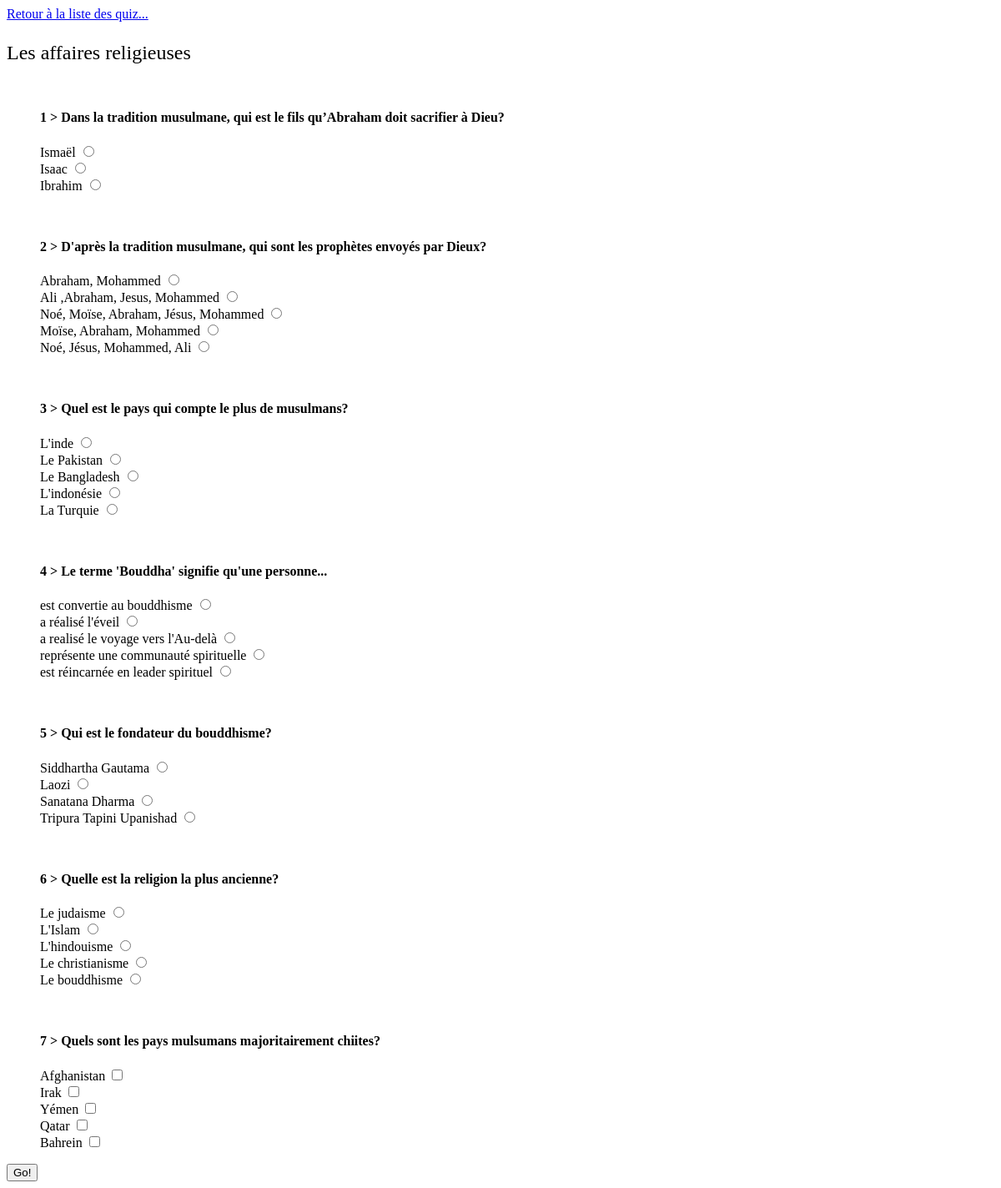
Page /quizz_details/controller/quiz_details_c.php?quizId=2 (signed in) on the committed database.
### tables this page shows
CREATE TABLE IF NOT EXISTS `questions` (
  `question_id` smallint(5) unsigned NOT NULL AUTO_INCREMENT,
  `quiz_id` smallint(5) unsigned NOT NULL,
  `question` text NOT NULL,
  `multiple_answers` char(1) NOT NULL DEFAULT 'N',
  `digits` char(1) DEFAULT 'N',
  `ordered` char(1) DEFAULT 'N',
  `creation_date` datetime NOT NULL,
  PRIMARY KEY (`question_id`),
  UNIQUE KEY `ind_question` (`question`(150)),
  KEY `fk_q_quiz_id` (`quiz_id`),
  FULLTEXT KEY `ind_search_question` (`question`)
);

### quizz_details/model/quiz_details_m.php (called while the page is built, shortened)
<?php
function quiz($quizId) {
    global $bdd;
    $data = $bdd->prepare('SELECT quiz_id, quiz FROM v_quiz_details
                            WHERE quiz_id = :quizId;');
    $data->bindParam(':quizId', $quizId, PDO::PARAM_INT);
    $data->execute();
    return $data->fetch();
}
function question($quizId) {
    global $bdd;
    $data = $bdd->prepare('SELECT DISTINCT question_id, question, multiple_answers, q_digit, q_order FROM v_quiz_details
                            WHERE quiz_id = :quizId;');
    $data->bindParam(':quizId', $quizId, PDO::PARAM_INT);
    $data->execute();
    return $data->fetchAll();
}
function answer($quizId) {
    global $bdd;
    $data = $bdd->prepare('SELECT DISTINCT question_id, answer_id, answer FROM v_quiz_details
                            WHERE quiz_id = :quizId;');
    $data->bindParam(':quizId', $quizId, PDO::PARAM_INT);
    $data->execute();
    return $data->fetchAll();
}

### quizz_details/view/quiz_details_questions.php (the view)
    <?php if($questions['multiple_answers'] == 'N' && $questions['q_digit'] == 'N' && $questions['q_order'] == 'N') { ?>
<input type="radio" name="resultRadio[<?php echo $questions['question_id'];?>]" value="<?php echo $answers['answer_id'];?>">
    <?php } elseif ($questions['q_digit'] == 'N' && $questions['q_order'] == 'N') {?>
<input type="checkbox" name="resultCheckbox[<?php echo $answers['answer_id'];?>]" value="<?php echo $questions['question_id'];?>">
    <?php } elseif ($questions['q_digit'] == 'Y' && $questions['q_order'] == 'N') {?>
<input type="text" name="resultDigits[<?php echo $answers['answer_id'].'-'.$questions['question_id'];?>]">
    <?php } elseif ($questions['q_digit'] == 'N' && $questions['q_order'] == 'Y') {?>
<input type="number" name="resultOrdered[<?php echo $answers['answer_id'].'-'.$questions['question_id'];?>]" min="1">
    <?php }?>

### quizz_details/view/quiz_details.php (shortened to what this page needs)
<!DOCTYPE html>
<html lang="fr">
    <head>
    </head>
    <body>
        <nav>
            <a href="../../quizzes_list/controller/quizzes_list_c.php">Retour à la liste des quiz...</a>
        </nav>
        <header id="quiz">
        <?php echo $quiz['quiz'];?><br>
        </header>
        <section>
            <form method="post">
        <?php
        foreach ($question as $questions) {?>
                <ul class="<?php echo 'q'.$questions['question_id'];?>">
        <?php echo '<br>'.'<h4>'.(($nbTotQuestions+1)-($nbQuestions--)).' > '.$questions['question'].'</h4>';?>
        <?php
            foreach ($answer as $answers) {
                if ($questions['question_id'] == $answers['question_id']){
                    ?>
            <li id="answer"><label>
                <?php echo $answers['answer'];
                    include '../view/quiz_details_questions.php';
                    ?>
                </label>
                <br>
                </li>
        <?php
                    }
            }
            ?>
        </ul>
        <?php
        }
        ?>
                <input type="submit" value="Go!">
            </form>
        </section>
    <link rel="stylesheet" href="../view/quiz_details.css"/>
    </body>
</html>

### quizz_details/view/quiz_details.css (style rules this page uses)
ul { list-style-type: none; }
header { font-family: Lucida Console; font-size: 1.5em; position: relative; margin-top: 1em; }

### rows in the picture
questions: nbQuestions "1", question "Dans la tradition musulmane, qui est le fils qu’Abraham doit sacrifier à Dieu?", answer "Ismaël", answer "Isaac", answer "Ibrahim"
questions: nbQuestions "2", question "D'après la tradition musulmane, qui sont les prophètes envoyés par Dieux?", answer "Abraham, Mohammed", answer "Ali ,Abraham, Jesus, Mohammed", answer "Noé, Moïse, Abraham, Jésus, Mohammed", answer "Moïse, Abraham, Mohammed", answer "Noé, Jésus, Mohammed, Ali"
questions: nbQuestions "3", question "Quel est le pays qui compte le plus de musulmans?", answer "L'inde", answer "Le Pakistan", answer "Le Bangladesh", answer "L'indonésie", answer "La Turquie"
questions: nbQuestions "4", question "Le terme 'Bouddha' signifie qu'une personne...", answer "est convertie au bouddhisme", answer "a réalisé l'éveil", answer "a realisé le voyage vers l'Au-delà", answer "représente une communauté spirituelle", answer "est réincarnée en leader spirituel"
questions: nbQuestions "5", question "Qui est le fondateur du bouddhisme?", answer "Siddhartha Gautama", answer "Laozi", answer "Sanatana Dharma", answer "Tripura Tapini Upanishad"
questions: nbQuestions "6", question "Quelle est la religion la plus ancienne?", answer "Le judaisme", answer "L'Islam", answer "L'hindouisme", answer "Le christianisme", answer "Le bouddhisme"
questions: nbQuestions "7", question "Quels sont les pays mulsumans majoritairement chiites?", answer "Afghanistan", answer "Irak", answer "Yémen", answer "Qatar", answer "Bahrein"

### other values in the picture
$quiz['quiz'] "Les affaires religieuses"
